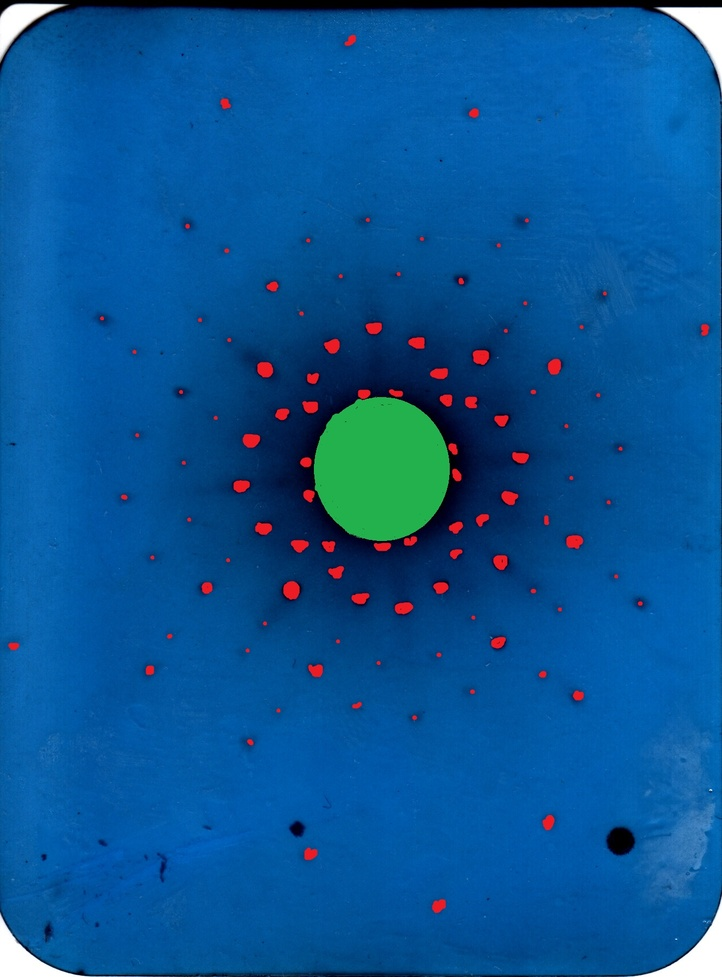
#> input picture IMG.jpg, 722 x 977 px, shrunk from 1334 x 1806 before the run, found by its file name
$ python cool.py
#> lines starting #> are read from the running program, lines starting #| are printed output that depends on the picture; after the words box and inside, x2 and y2 are one past the last pixel; in counts of white or black regions, pixels touching at a corner belong together
import math
import cv2
import numpy as np
import matplotlib.pyplot as plt
from pydantic import BaseModel

# --- Constants ---
# Physical dimensions of the image area in millimeters
PHYS_X_MM = 55.0
PHYS_Y_MM = 75.0
L = 150

import enum
class CrystalType(enum.Enum):
    FCC = "fcc"
    BCC = "bcc"
    SC = "simple"

class HKL(BaseModel):
    h: int
    k: int
    l: int
    crystal_type: CrystalType

def find_points(image_path: str):
    """
    Performs all the image processing logic to find point coordinates.

    Loads an image, finds the green center and all red dots,
    and calculates the relative pixel coordinates of red dots to the green center.

    Returns:
        tuple: (green_center, red_centers, relative_coords, image_shape, original_image)
               Returns (None, [], [], None, None) on failure.
    """
#> called with image_path = 'IMG.jpg'
    # --- 1. Load Image ---
    image = cv2.imread(image_path)
#> image is the input picture: shape (977, 722, 3); mean B, G, R 148.6, 84.6, 8.6
    if image is None:
        print(f"Error: Could not load image from {image_path}")
        return None, [], [], None, None

    image_shape = image.shape # (height, width, channels)
#> image_shape = (977, 722, 3)
    print(f"Image loaded. Shape (H, W, C): {image_shape}")
#| Image loaded. Shape (H, W, C): (977, 722, 3)

    # --- 2. Convert to HSV Color Space ---
    hsv = cv2.cvtColor(image, cv2.COLOR_BGR2HSV)
#> hsv: shape (977, 722, 3); mean H, S, V 103.6, 245, 152.4

    # --- 3. Find Green Circle Center ---
    lower_green = np.array([35, 100, 100])
    upper_green = np.array([85, 255, 255])
    mask_green = cv2.inRange(hsv, lower_green, upper_green)
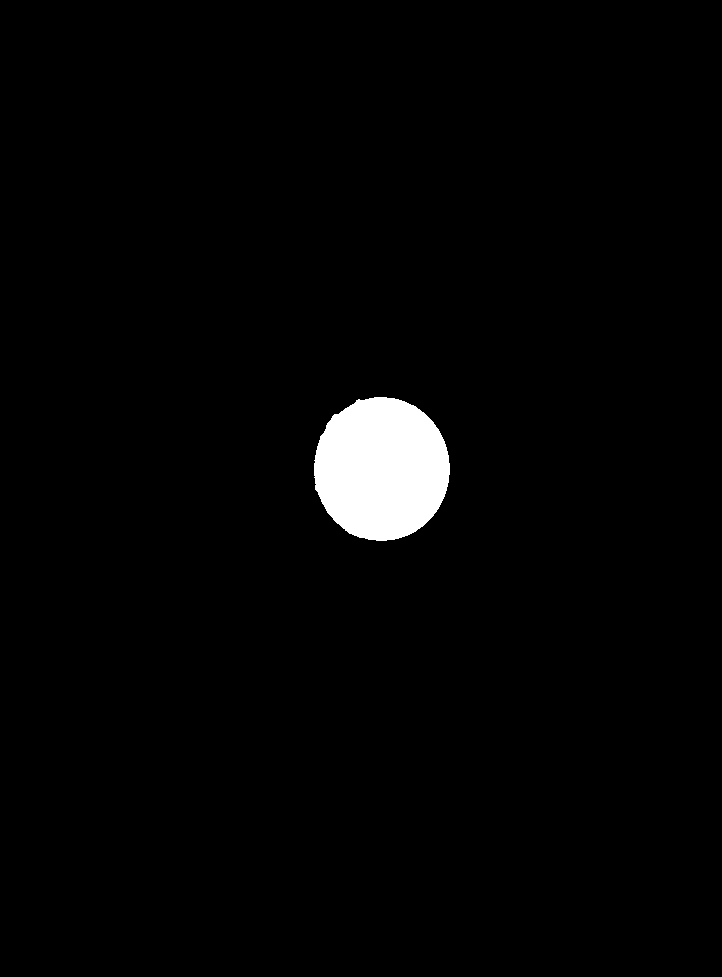
#> mask_green: shape (977, 722); 2.2% white; 1 white region
    contours_green, _ = cv2.findContours(mask_green, cv2.RETR_EXTERNAL, cv2.CHAIN_APPROX_SIMPLE)
#> contours_green = 1 contour; box (x1, y1, x2, y2) and area: (314, 397, 450, 541) 15190

    green_center = None
    if contours_green:
        c_green = max(contours_green, key=cv2.contourArea)
#> c_green = contour of 202 points, box (x1, y1, x2, y2) (314, 397, 450, 541), area 15190
        M = cv2.moments(c_green)
#> M = moments, m00 15190.5, centre m10/m00, m01/m00 = (381.2, 468.5)
        if M["m00"] != 0:
            cX = int(M["m10"] / M["m00"])
#> cX = 381
            cY = int(M["m01"] / M["m00"])
#> cY = 468
            green_center = (cX, cY)
#> green_center = (381, 468)

    if green_center is None:
        print("Error: Could not find the green center circle.")
        return None, [], [], image_shape, image

    print(f"Green Center (Absolute): {green_center}")
#| Green Center (Absolute): (381, 468)

    # --- 4. Find Red Points ---
    lower_red1 = np.array([0, 100, 100])
    upper_red1 = np.array([10, 255, 255])
    mask_red1 = cv2.inRange(hsv, lower_red1, upper_red1)
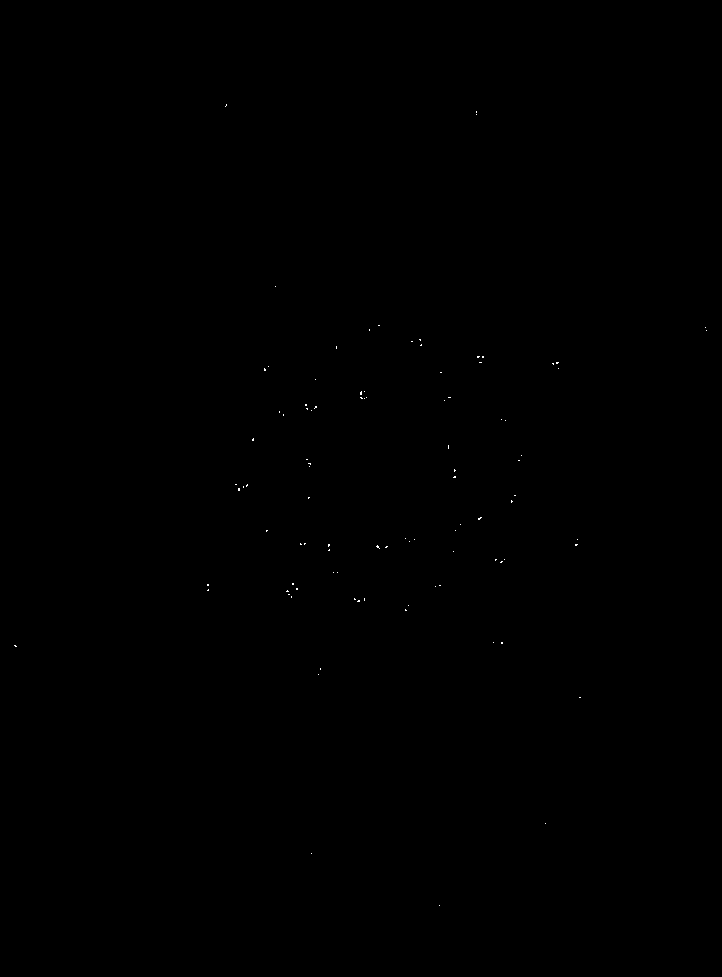
#> mask_red1: shape (977, 722); 0.04% white in thin lines or dots, all inside (x1, y1, x2, y2) = (14, 104, 707, 906)

    lower_red2 = np.array([170, 100, 100])
    upper_red2 = np.array([180, 255, 255])
    mask_red2 = cv2.inRange(hsv, lower_red2, upper_red2)
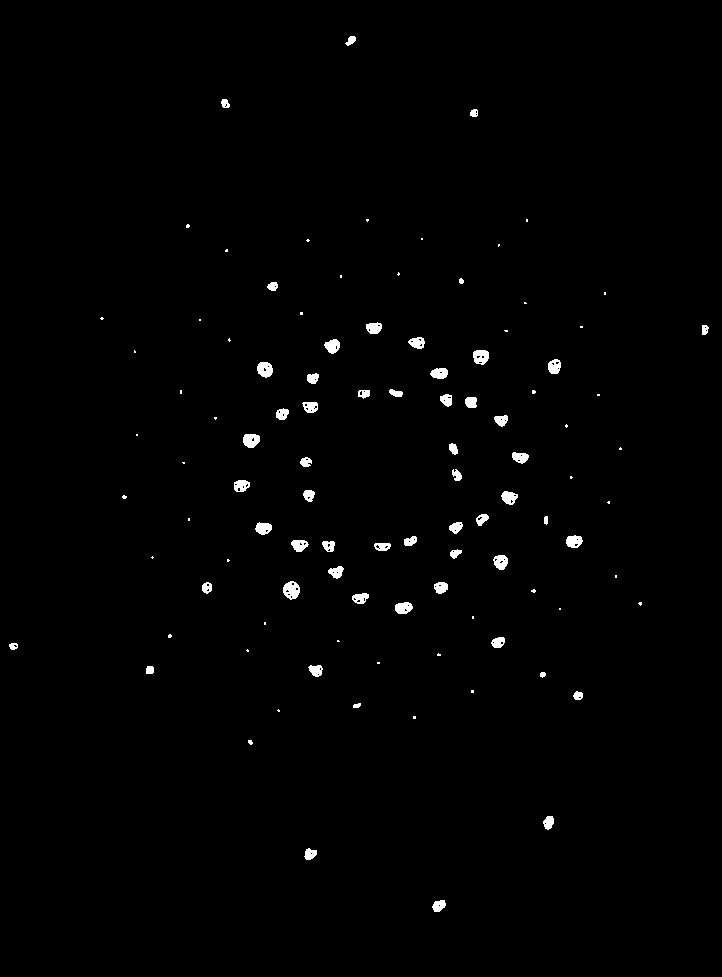
#> mask_red2: shape (977, 722); 0.94% white; 103 white regions (47 under 20 px), largest, box (x1, y1, x2, y2) and area: (283, 581, 300, 600) 226, (257, 362, 273, 378) 194, (243, 434, 260, 448) 190

    mask_red = cv2.bitwise_or(mask_red1, mask_red2)
#> mask_red: shape (977, 722); 0.98% white; 103 white regions (47 under 20 px)
    contours_red, _ = cv2.findContours(mask_red, cv2.RETR_EXTERNAL, cv2.CHAIN_APPROX_SIMPLE)
#> contours_red = 103 contours, 49 with area under 20; largest, box (x1, y1, x2, y2) and area: (283, 581, 300, 600) 218, (257, 362, 273, 378) 177, (473, 350, 489, 365) 176, (243, 434, 260, 448) 172, (493, 555, 508, 570) 152

    red_centers = []
    for c_red in contours_red:
        if cv2.contourArea(c_red) > 5: # Filter out noise
            M = cv2.moments(c_red)
            if M["m00"] != 0:
                cX = int(M["m10"] / M["m00"])
                cY = int(M["m01"] / M["m00"])
                red_centers.append((cX, cY))
#> this loop made 103 passes
#> (cX, cY) on passes 1, 2, 3, 4, 7, 8, 10, 11, 12, 16, 18, 19: (438, 905), (309, 853), (548, 822), (249, 741), (356, 705), (577, 695), (542, 674), (149, 669), (315, 670), (13, 645), (497, 641), (169, 635)
#> c_red on passes 5, 9, 13, 17, 20, 21: [[413, 716], [413, 718], [415, 718], [415, 716]], [[471, 690], [471, 692], [473, 692], [473, 690]], [[377, 662], [377, 663], [379, 663], [379, 662]], [[337, 640], [337, 641], [339, 641], [338, 640]], [[264, 622], [264, 624], [265, 624], [265, 622]], [[472, 616], [472, 618], [473, 618], [473, 616]]
#> after the loop, red_centers = 63 pairs, first value 13 to 704, second value 40 to 905

    print(f"Found {len(red_centers)} red points.")
#| Found 63 red points.

    # --- 5. Calculate Relative Pixel Coordinates ---
    relative_coords = []
    # Sort red_centers to make the table output consistent
    red_centers.sort(key=lambda p: (p[1], p[0]))

    for (rx, ry) in red_centers:
        relative_x = rx - green_center[0]
        relative_y = ry - green_center[1]
        relative_coords.append((relative_x, relative_y))
#> this loop made 63 passes
#> (rx, ry, relative_x, relative_y) on passes 1 to 12: (350, 40, -31, -428), (224, 103, -157, -365), (473, 112, 92, -356), (187, 225, -194, -243), (460, 280, 79, -188), (272, 285, -109, -183), (373, 327, -8, -141), (704, 329, 323, -139), (416, 342, 35, -126), (332, 345, -49, -123), (480, 356, 99, -112), (554, 366, 173, -102)
#> after the loop, relative_coords = 63 pairs, first value -368 to 323, second value -428 to 437

    return green_center, red_centers, relative_coords, image_shape, image

def normalize_coordinates(relative_coords, image_shape, phys_x_mm, phys_y_mm) -> list[tuple[float, float, float]]:
    """
    Normalizes relative pixel coordinates to physical mm coordinates.
    """
    if image_shape is None:
        return []

    height, width = image_shape[:2]

    # Calculate mm-per-pixel scaling factors
    x_scale_mpp = phys_x_mm / width
    y_scale_mpp = phys_y_mm / height

    print(f"Image (H, W): ({height}, {width}) px")
    print(f"Physical (H, W): ({phys_y_mm}, {phys_x_mm}) mm")
    print(f"Scaling (Y, X): ({y_scale_mpp:.4f} mm/px, {x_scale_mpp:.4f} mm/px)")

    normalized_coords = []
    for (rel_x_px, rel_y_px) in relative_coords:
        # Apply scaling
        rel_x_mm = rel_x_px * x_scale_mpp
        rel_y_mm = rel_y_px * y_scale_mpp
        rel_z_mm = math.sqrt(rel_x_mm ** 2 + rel_y_mm ** 2 + L ** 2) - L
        normalized_coords.append((rel_x_mm, rel_y_mm, rel_z_mm))

    return normalized_coords

# [65 lines left out: functions plot_points, create_results_table_string, not called in this run]


def is_fcc(h, k, l):
    """
    Checks if Miller indices are 'unmixed' (all even or all odd).
    Zero is considered even.
    """
    h_even = h % 2 == 0
    k_even = k % 2 == 0
    l_even = l % 2 == 0

    all_even = h_even and k_even and l_even
    all_odd = (not h_even) and (not k_even) and (not l_even)

    return all_even or all_odd

def is_bcc(h,k,l) -> bool:
    return (h + k + l) % 2 == 0


def find_hkl(x, y, z) -> HKL:
    """
    Finds the smallest unmixed (h, k, l) triple based on the
    ratio x:y:z. Returns standard Python ints.
    """
    coords = np.array([x, y, z])

    non_zero_abs_coords = np.abs(coords[np.abs(coords) > 1e-6])

    if len(non_zero_abs_coords) == 0:
        return HKL(h=0, k=0, l=0, crystal_type=CrystalType.SC)

    min_val = np.min(non_zero_abs_coords)

    base_ratio = coords / min_val
    base_integers = np.round(base_ratio).astype(int)

    if np.all(base_integers == 0):
        base_integers = np.round(base_ratio * 10).astype(int)
        if np.all(base_integers == 0):
            return HKL(h=0, k=0, l=0, crystal_type=CrystalType.SC)

    h_base, k_base, l_base = base_integers

    for multiplier in range(1, 10):
        h = h_base * multiplier
        k = k_base * multiplier
        l = l_base * multiplier

        if is_fcc(h, k, l):
            return HKL(h=h, k=k, l=l, crystal_type=CrystalType.FCC)

        if is_bcc(h, k, l):
            return HKL(h=h, k=k, l=l, crystal_type=CrystalType.BCC)

    return HKL(h=h_base, k=k_base, l=l_base, crystal_type=CrystalType.SC)

# --- Main execution ---
if __name__ == "__main__":
    print("Attempting to process image...")

    # 1. Find points
    green_center, red_centers, relative_coords, image_shape, image = find_points(image_path='IMG.jpg')
#> green_center = (381, 468); image_shape = (977, 722, 3)

    if green_center is None:
        print("Processing failed. Exiting.")
    else:
        # 2. Normalize coordinates
        normalized_coords = normalize_coordinates(relative_coords, image_shape, PHYS_X_MM, PHYS_Y_MM)
#> in normalize_coordinates, `height, width = image_shape[:2]`: height = 977; width = 722
#> in normalize_coordinates, `x_scale_mpp = phys_x_mm / width`: x_scale_mpp = 0.0762
#> in normalize_coordinates, `y_scale_mpp = phys_y_mm / height`: y_scale_mpp = 0.0768
#| Image (H, W): (977, 722) px
#| Scaling (Y, X): (0.0768 mm/px, 0.0762 mm/px)
#> the loop in normalize_coordinates, `for (rel_x_px, rel_y_px) in relative_coords:` made 63 passes
#> (rel_x_px, rel_y_px, rel_x_mm, rel_y_mm, rel_z_mm) on passes 1 to 12: (-31, -428, -2.36, -32.86, 3.57), (-157, -365, -11.96, -28.02, 3.06), (92, -356, 7.01, -27.33, 2.63), (-194, -243, -14.78, -18.65, 1.88), (79, -188, 6.02, -14.43, 0.813), (-109, -183, -8.3, -14.05, 0.885), (-8, -141, -0.609, -10.82, 0.391), (323, -139, 24.61, -10.67, 2.38), (35, -126, 2.67, -9.67, 0.335), (-49, -123, -3.73, -9.44, 0.343), (99, -112, 7.54, -8.6, 0.435), (173, -102, 13.18, -7.83, 0.781)
#> after the loop in normalize_coordinates, `for (rel_x_px, rel_y_px) in relative_coords:`: normalized_coords = 63 items, first 6: (-2.36, -32.86, 3.57), (-11.96, -28.02, 3.06), (7.01, -27.33, 2.63), (-14.78, -18.65, 1.88), (6.02, -14.43, 0.813), (-8.3, -14.05, 0.885)

        hkls = [find_hkl(*cords) for cords in normalized_coords]
#> (the run stopped early here; a loop or call above may not have finished)
